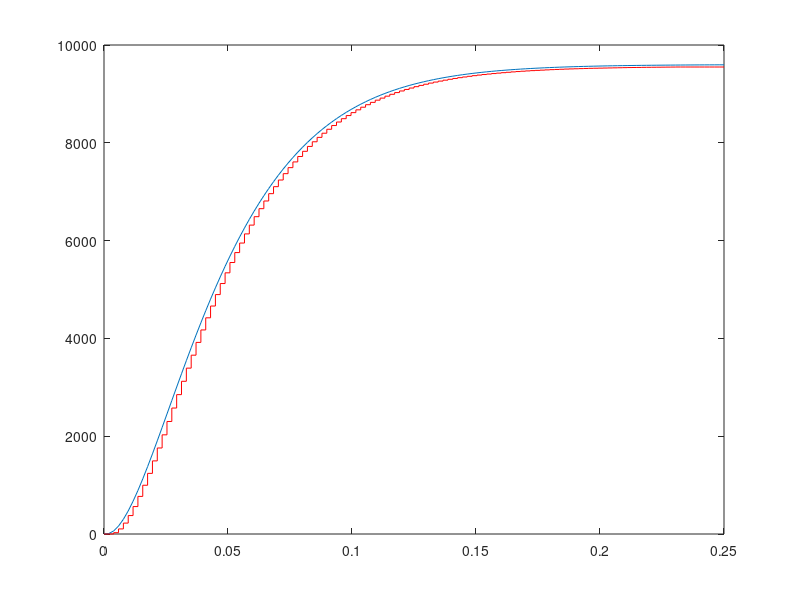

Recreate this plot in MATLAB.
%% Second order filter unittest
clear all; clc;

%% Construction of a specific second order discrete filter

% Global variables
Ts = 1/512;
MAX_PPRZ = 9600;

% Continuous filter construction
omega = 1/0.025;
zeta = 1;
s = tf('s');
H = omega^2/(s^2 + 2*zeta*omega*s + omega^2);

% Discretization step
sys = ss(H);
dsys = c2d(sys, Ts);

% Convert system so that C contains a 1, make the state vector 6.25 times
% bigger
dsys.b = dsys.b * dsys.c(2);
dsys.c = dsys.c ./ dsys.c(2);

% This can be verified with:
if 0
    figure(1); hold off;
    step(H); hold on;
    step(dsys);
end

    

%% Construct input signal
t = 0:Ts:0.25;
u = MAX_PPRZ*ones(size(t));
u(1) = 0;
y = zeros(size(t));
x = [0;0];

Ashift = 2^14;
Bshift = 2^18;

A = int16(dsys.a*Ashift);
B = int16(dsys.b*Bshift);
C = dsys.c;
D = dsys.d;

% Stupid matlab cannot do multiplications with integers, so convert back to
% doubles
A = double(A);
B = double(B);
%% Construct signal response to discrete system

for i=1:length(t)-1
        
    stateincrement = double(idivide(int32(A * x),int32(Ashift), 'floor'));
    inputpart = double(idivide(int32(B * u(i)), int32(Bshift), 'floor'));
    x = stateincrement + inputpart;
    y(i+1) = C*x +D*u(i);
        
    %xout(i) = x(1);
    %x = floor(x);
    %y(i) = floor(y(i));
end

% Plot results to verify, slight offset in steady-state error
if 1
    figure(1); hold off;
    yo = lsim(H, u, t); 
    plot(t, yo); hold on;
    stairs(t,y, 'r');
end

%% Show first 10 values, to be used in unit-test
[u(1:10)' y(1:10)']